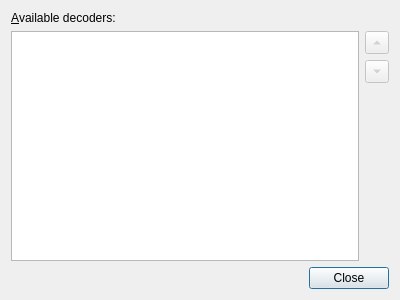
<?xml version="1.0" encoding="UTF-8"?>
<ui version="4.0">
 <class>Dialog</class>
 <widget class="QDialog" name="Dialog">
  <property name="geometry">
   <rect>
    <x>0</x>
    <y>0</y>
    <width>400</width>
    <height>300</height>
   </rect>
  </property>
  <property name="windowTitle">
   <string>Edit Decoders</string>
  </property>
  <layout class="QVBoxLayout" name="verticalLayout">
   <item>
    <widget class="QLabel" name="label">
     <property name="text">
      <string>&amp;Available decoders:</string>
     </property>
     <property name="buddy">
      <cstring>codecsTableView</cstring>
     </property>
    </widget>
   </item>
   <item>
    <layout class="QHBoxLayout" name="horizontalLayout">
     <item>
      <widget class="QTableView" name="codecsTableView">
       <property name="selectionMode">
        <enum>QAbstractItemView::SingleSelection</enum>
       </property>
       <property name="selectionBehavior">
        <enum>QAbstractItemView::SelectRows</enum>
       </property>
       <property name="showGrid">
        <bool>false</bool>
       </property>
       <attribute name="verticalHeaderVisible">
        <bool>false</bool>
       </attribute>
      </widget>
     </item>
     <item>
      <layout class="QVBoxLayout" name="verticalLayout_2">
       <item>
        <widget class="QToolButton" name="upButton">
         <property name="enabled">
          <bool>false</bool>
         </property>
         <property name="toolTip">
          <string>Move up</string>
         </property>
         <property name="accessibleName">
          <string>Move up</string>
         </property>
         <property name="text">
          <string>...</string>
         </property>
         <property name="arrowType">
          <enum>Qt::UpArrow</enum>
         </property>
        </widget>
       </item>
       <item>
        <widget class="QToolButton" name="downButton">
         <property name="enabled">
          <bool>false</bool>
         </property>
         <property name="toolTip">
          <string>Move down</string>
         </property>
         <property name="accessibleName">
          <string>Move down</string>
         </property>
         <property name="text">
          <string>...</string>
         </property>
         <property name="arrowType">
          <enum>Qt::DownArrow</enum>
         </property>
        </widget>
       </item>
       <item>
        <spacer name="verticalSpacer">
         <property name="orientation">
          <enum>Qt::Vertical</enum>
         </property>
         <property name="sizeHint" stdset="0">
          <size>
           <width>20</width>
           <height>40</height>
          </size>
         </property>
        </spacer>
       </item>
      </layout>
     </item>
    </layout>
   </item>
   <item>
    <widget class="QDialogButtonBox" name="buttonBox">
     <property name="orientation">
      <enum>Qt::Horizontal</enum>
     </property>
     <property name="standardButtons">
      <set>QDialogButtonBox::Close</set>
     </property>
    </widget>
   </item>
  </layout>
 </widget>
 <resources/>
 <connections>
  <connection>
   <sender>buttonBox</sender>
   <signal>accepted()</signal>
   <receiver>Dialog</receiver>
   <slot>accept()</slot>
   <hints>
    <hint type="sourcelabel">
     <x>248</x>
     <y>254</y>
    </hint>
    <hint type="destinationlabel">
     <x>157</x>
     <y>274</y>
    </hint>
   </hints>
  </connection>
  <connection>
   <sender>buttonBox</sender>
   <signal>rejected()</signal>
   <receiver>Dialog</receiver>
   <slot>reject()</slot>
   <hints>
    <hint type="sourcelabel">
     <x>316</x>
     <y>260</y>
    </hint>
    <hint type="destinationlabel">
     <x>286</x>
     <y>274</y>
    </hint>
   </hints>
  </connection>
 </connections>
</ui>
